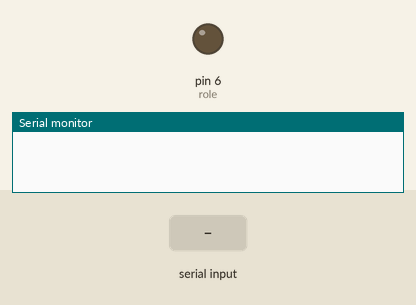
Bench run of a sketch on a simulated Arduino Uno, built with avr-gcc and run on an emulated ATmega328P. Parts: output pins drawn as LEDs (lit = HIGH), the last lines printed to the serial monitor. Inputs (shaded band) come from the test bench.

Above: at 1.2 s.
1.3 s: "a" received over Serial
At 4.1 s:
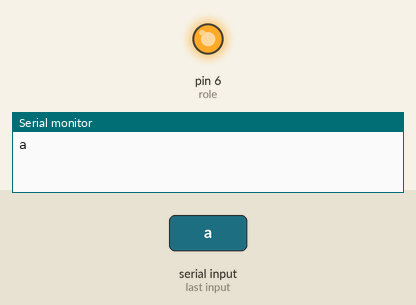
4.3 s: "d" received over Serial
5.8 s: "1" received over Serial
Timing chart, 0 to 8.8 s (numbered marks = the images above; inputs shaded):
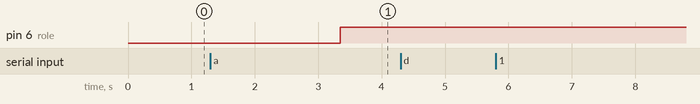

Measured:
- after the input at 1.3 s, pin 6 (role): LOW → HIGH after 2.1 s

The sketch:

bt_control_1.ino
```cpp
int role = 6;
void setup() {
Serial.begin(9600);
 pinMode(6, OUTPUT);
  pinMode(role, OUTPUT);
 }

void loop() {
 if(Serial.available()>0)
   {
      char data= Serial.read(); // reading data from bt module
      switch(data)
      {

        case 'a': digitalWrite(6, LOW); delay(2000); // click a in app

        case 'd': digitalWrite(6, HIGH);break;  delay(2000); // click d in app
        default : break;
      }
      Serial.println(data);
   }
   delay(50);
}
```
